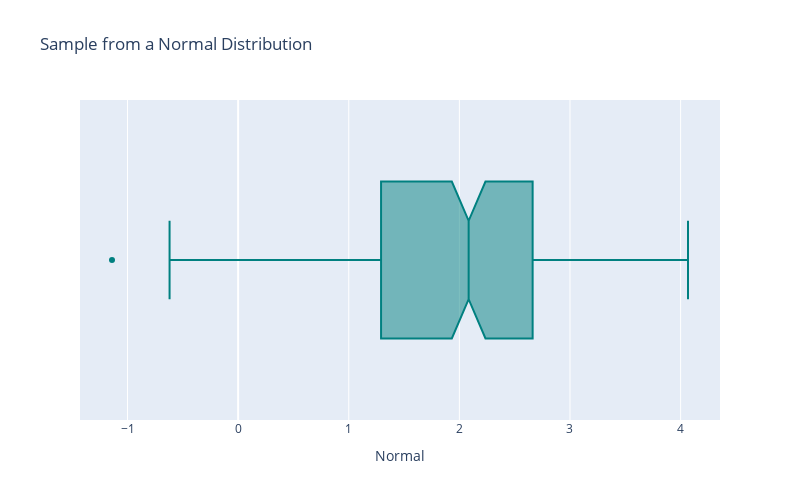

Notebook cell for this chart:
### Markdown cell above
6. Add the notch by setting the input `notched` as `True`

### Code cell
fig = px.box(df, x="Normal", 
             notched = True,
             color_discrete_sequence=['teal'],
             height = 500, width = 800,
             title='Sample from a Normal Distribution')
fig.show()

### Figure 1 — Plotly figure (JSON) as saved in the notebook; plotly's stock layout.template omitted (floating-point values rounded to 4 significant figures; data arrays with more than 128 entries replaced by an {"elided": "..."} marker saying what was removed)
{"data": [{"alignmentgroup": "True", "hovertemplate": "Normal=%{x}<extra></extra>", "legendgroup": "", "marker": {"color": "teal"}, "name": "", "notched": true, "offsetgroup": "", "orientation": "h", "showlegend": false, "type": "box", "x": {"elided": "200 float values"}, "x0": " ", "xaxis": "x", "y0": " ", "yaxis": "y"}], "layout": {"boxmode": "group", "height": 500, "legend": {"tracegroupgap": 0}, "title": {"text": "Sample from a Normal Distribution"}, "width": 800, "xaxis": {"anchor": "y", "domain": [0, 1], "title": {"text": "Normal"}}, "yaxis": {"anchor": "x", "domain": [0, 1]}}}
